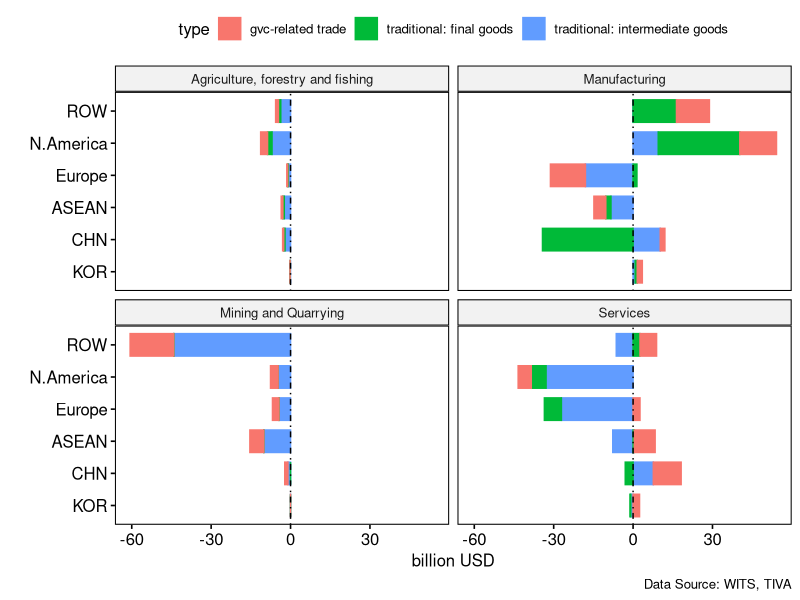
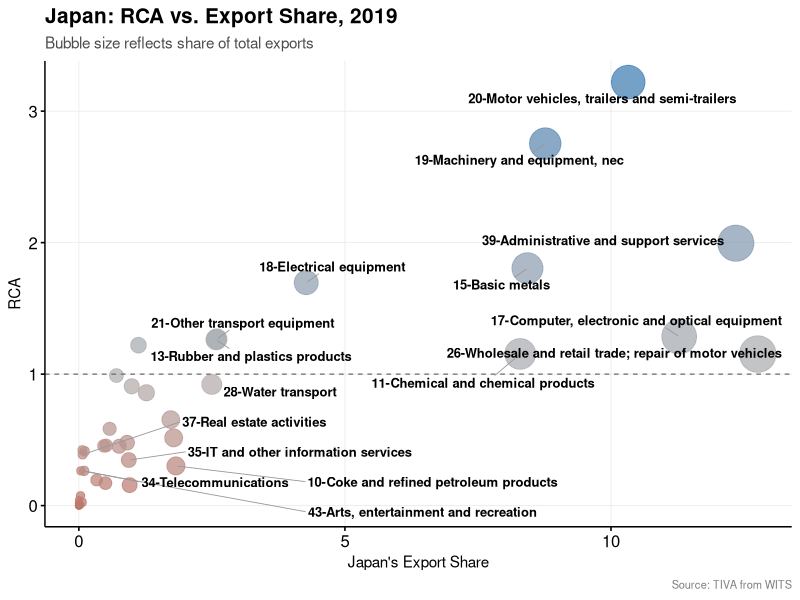
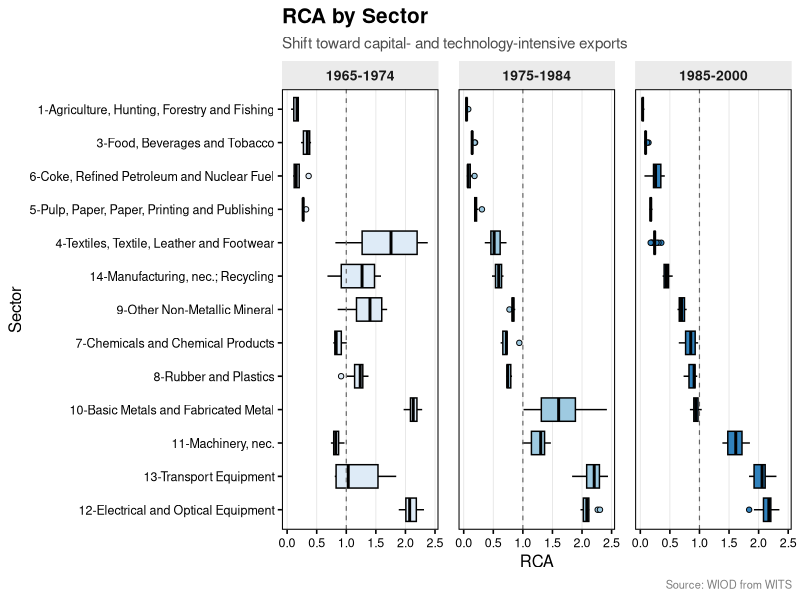
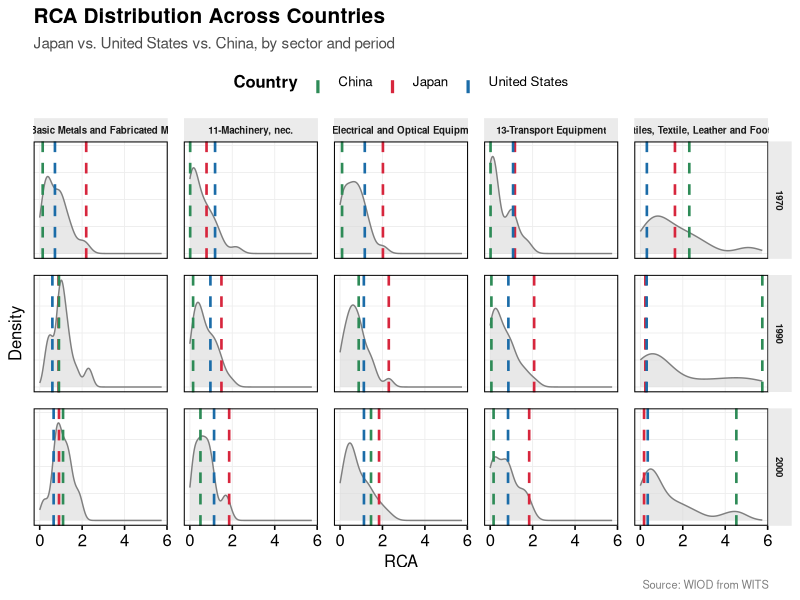

Reproduce these figures in R, in order.
## ---- chunk 1
#| echo: false
library(data.table)
library(ggpubr)
library(ggplot2)
dt_gvc_reg = fread("../data/03 gvc/gvc_jpn_bilateral.csv")
dt_gvc_reg[grepl("gvc",type),type:="gvc-related trade"]
dt_all = dt_gvc_reg[,.(value2=sum(value2)),by=.(type,region,sect_group)]
ggbarplot(dt_all,
          caption = "Data Source: WITS, TIVA",
          x="region",
          xlab="",
          ylab = "billion USD",
          y="value2",
          fill="type",
          color = "type",
          facet.by = c("sect_group"),
          #title="Japan trade",
          rotate =T) +
  geom_hline(yintercept = 0,color = "black", linetype = "dotdash")
## ---- chunk 2
#| echo: false
library(data.table)
library(ggpubr)
library(ggrepel)

dtcaw_tiva = fread("../data/02 ca/rca_jpn_tiva.csv")
dtcaw_tiva[export_share>2|traditional<0.4,label_sect:=sect_name]

ggscatter(
  dtcaw_tiva,
  x = "export_share",
  y = "traditional",
  size = "export_share",
  color = "traditional",
  xlab = "Japan's Export Share",
  ylab = "RCA",
  title = "Japan: RCA vs. Export Share, 2019",
  subtitle = "Bubble size reflects share of total exports",
  caption = "Source: TIVA from WITS",
  alpha = 0.75
) +
  scale_size_continuous(range = c(2, 12)) +
  scale_color_gradient2(
    midpoint = 1, low = "firebrick", mid = "grey70", high = "steelblue"
  ) +
  geom_hline(yintercept = 1, linetype = "dashed", color = "grey40", linewidth = 0.4) +
  geom_text_repel(
    aes(label = label_sect),
    size = 3.3,
    fontface = "bold",
    max.overlaps = 20,
    box.padding = 0.5,
    segment.color = "grey60",
    segment.size = 0.3
  ) +
  theme(
    legend.position = "none",
    plot.title = element_text(face = "bold", size = 15),
    plot.subtitle = element_text(color = "grey30", size = 11),
    plot.caption = element_text(color = "grey50", size = 8),
    panel.grid.major = element_line(color = "grey92", linewidth = 0.3),
    axis.title = element_text(size = 11)
  )

## ---- chunk 3
#| echo: false
library(data.table)
library(ggpubr)
library(ggrepel)

dtcaw_jpn = fread("../data/02 ca/rca_jpn.csv")

order_levels = unique(dtcaw_jpn[order(-traditional_med),sect_name])
dtcaw_jpn[,sect_name:=factor(sect_name,levels = order_levels)]

ggboxplot(
  dtcaw_jpn,
  x = "sect_name",
  xlab = "Sector",
  y = "traditional",
  ylab = "RCA",
  rotate = TRUE,
  facet.by = "period",
  nrow = 1,
  title = "RCA by Sector",
  subtitle = "Shift toward capital- and technology-intensive exports",
  caption = "Source: WIOD from WITS",
  fill = "period",
  palette = "Blues",
  outlier.shape = 21,
  outlier.size = 1.5
) +
  geom_hline(yintercept = 1, linetype = "dashed", color = "grey40", linewidth = 0.4) +
  theme(
    strip.text = element_text(size = 10, face = "bold"),
    strip.background = element_rect(fill = "grey92", color = NA),
    legend.position = "none",
    plot.title = element_text(face = "bold", size = 15),
    plot.subtitle = element_text(color = "grey30", size = 11),
    plot.caption = element_text(color = "grey50", size = 8),
    axis.text.y = element_text(size = 9),
    axis.text.x = element_text(size = 9),
    panel.grid.major.x = element_line(color = "grey90", linewidth = 0.3),
    panel.spacing = unit(1, "lines")
  )

## ---- chunk 4
#| echo: false
dtcaw_reg = fread("../data/02 ca/rca_reg.csv")

jpn_vals <- dtcaw_reg[region == "JPN",
                        .(traditional_jpn = traditional), 
                        by = .(sect_name, t)]
usa_vals <- dtcaw_reg[region == "USA",
                        .(traditional_usa = traditional), 
                        by = .(sect_name, t)]
chn_vals <- dtcaw_reg[region == "CHN",
                     .(traditional_chn= traditional), 
                     by = .(sect_name, t)]

ggdensity(
  dtcaw_reg,
  x = "traditional",
  facet.by = c("t", "sect_name"),
  ncol = 3,
  fill = "grey85",
  color = "grey50",
  alpha = 0.6
) +
  geom_vline(
    data = jpn_vals,
    aes(xintercept = traditional_jpn, color = "Japan"),
    linetype = "dashed", linewidth = 0.9
  ) +
  geom_vline(
    data = usa_vals,
    aes(xintercept = traditional_usa, color = "United States"),
    linetype = "dashed", linewidth = 0.9
  ) +
  geom_vline(
    data = chn_vals,
    aes(xintercept = traditional_chn, color = "China"),
    linetype = "dashed", linewidth = 0.9
  ) +
  scale_color_manual(
    name = "Country",
    values = c("Japan" = "#D7263D", "United States" = "#1B6CA8", "China" = "#2E8B57")
  ) +
  guides(color = guide_legend(override.aes = list(linetype = "dashed", linewidth = 1.1))) +
  xlab("RCA") +
  ylab("Density") +
  labs(
    title = "RCA Distribution Across Countries",
    subtitle = "Japan vs. United States vs. China, by sector and period",
    caption = "Source: WIOD from WITS"
  ) +
  theme(
    strip.text = element_text(size = 7, face = "bold"),
    strip.background = element_rect(fill = "grey92", color = NA),
    legend.position = "top",
    legend.title = element_text(face = "bold"),
    plot.title = element_text(face = "bold", size = 15),
    plot.subtitle = element_text(color = "grey30", size = 11),
    plot.caption = element_text(color = "grey50", size = 8),
    panel.grid.major = element_line(color = "grey93", linewidth = 0.3),
    panel.spacing = unit(0.8, "lines"),
    axis.text.y = element_blank(),
    axis.ticks.y = element_blank()
  )
